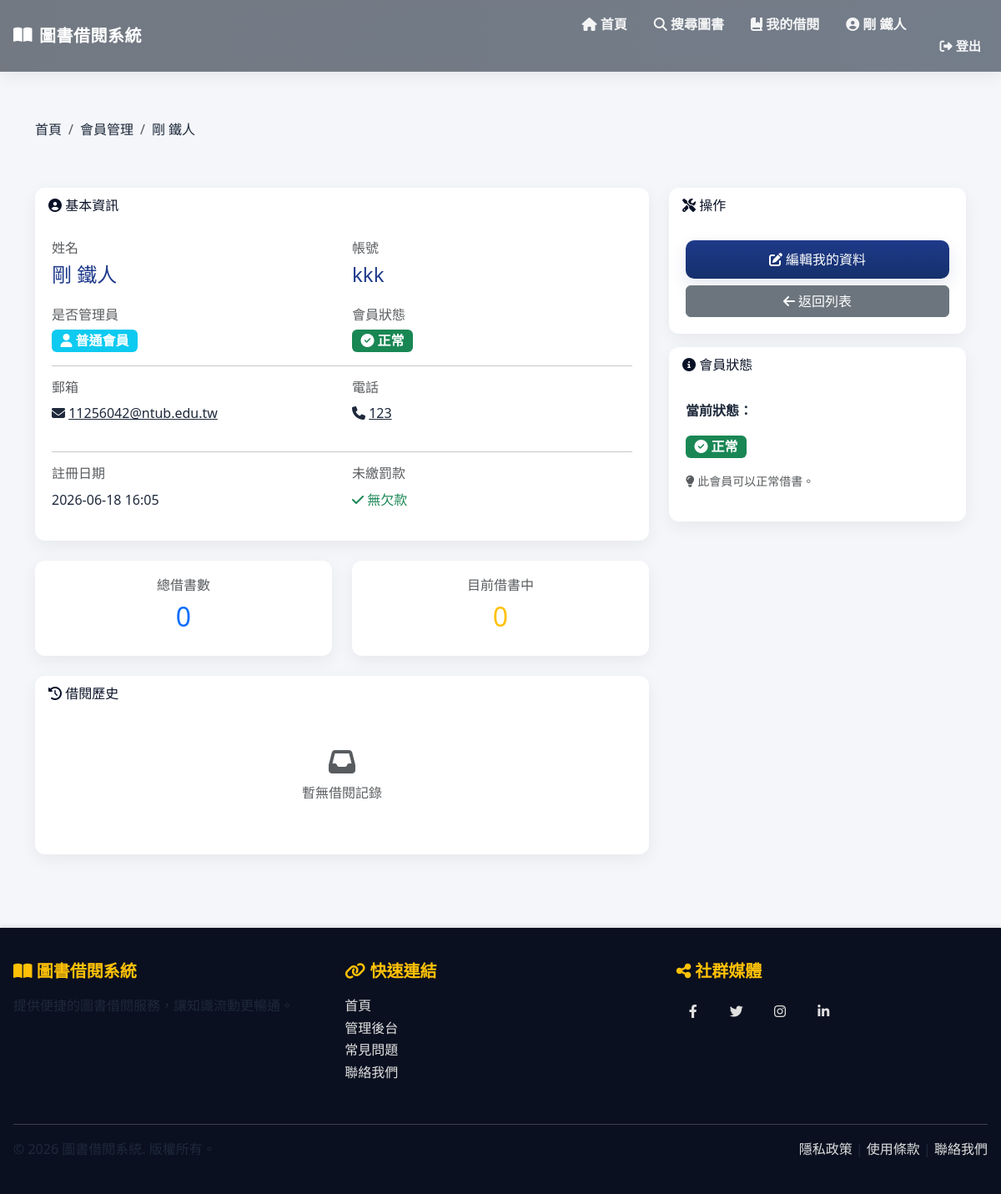
Page /members/4/ (signed in) on the earlier database version.
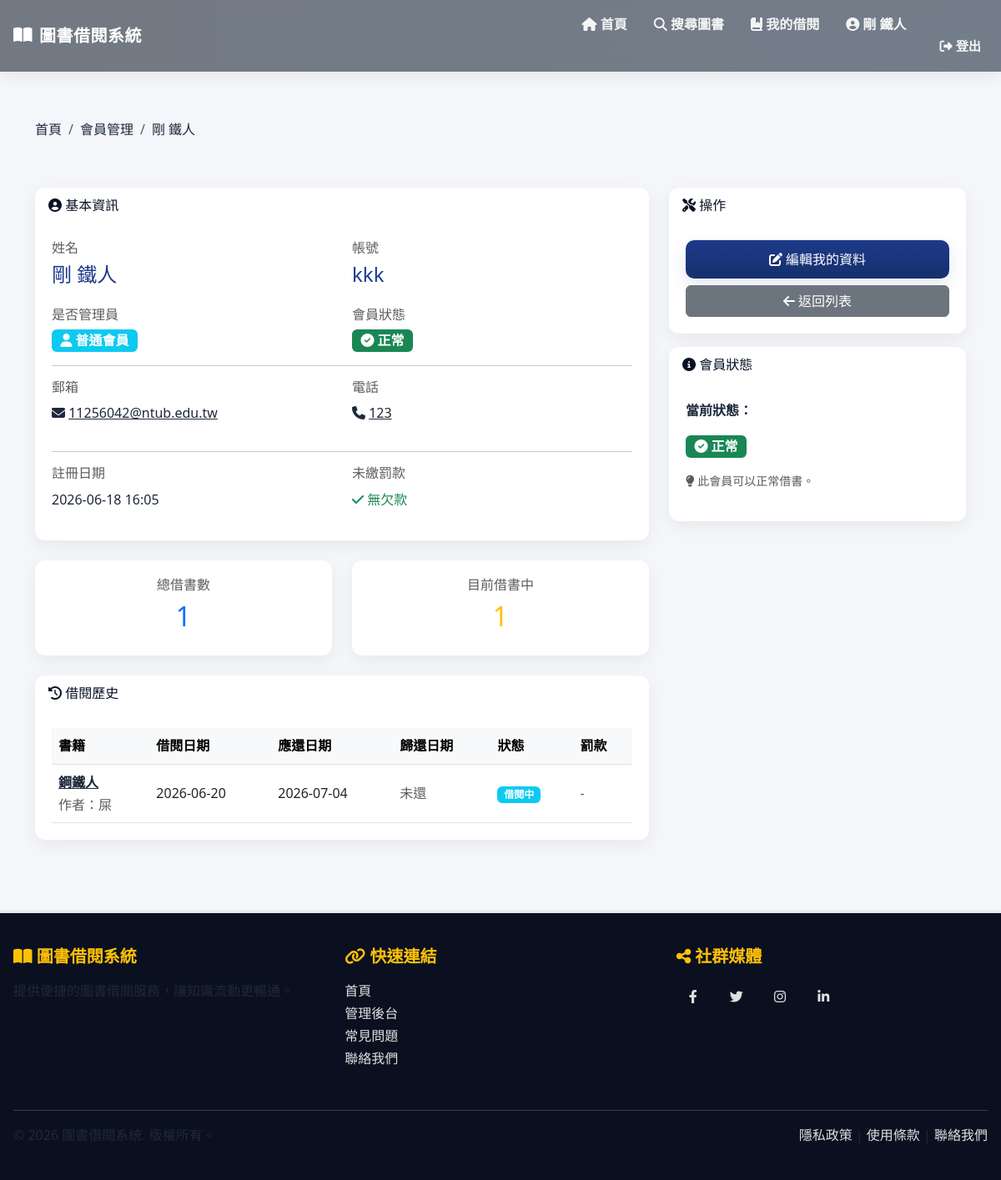
Same page on the later database version.
### library/models.py (models this page shows, shortened)
class BorrowRecord(models.Model):
    STATUS_CHOICES = [
        ('borrowing', '借閱中'),
        ('returned', '已歸還'),
        ('overdue', '已逾期'),
    ]
    member = models.ForeignKey(
        Member,
        on_delete=models.PROTECT,
        verbose_name='會員',
        help_text='借閱會員',
        related_name='borrow_records'
    )
    book = models.ForeignKey(
        Book,
        on_delete=models.PROTECT,
        verbose_name='圖書',
        help_text='被借閱的圖書',
        related_name='borrow_records'
    )
    borrow_date = models.DateTimeField(
        auto_now_add=True,
        verbose_name='借閱日期',
        help_text='借書時間'
    )
    due_date = models.DateField(
        verbose_name='應還日期',
        help_text='應該歸還的日期'
    )
    return_date = models.DateField(
        null=True,
        blank=True,
        verbose_name='實際歸還日期',
        help_text='實際歸還的日期（未歸還則為空）'
    )
    status = models.CharField(
        max_length=20,
        choices=STATUS_CHOICES,
        default='borrowing',
        verbose_name='狀態',
        help_text='借閱狀態（借閱中/已歸還/已逾期）'
    )
    overdue_fine = models.DecimalField(
        max_digits=10,
        decimal_places=2,
        default=0,
        verbose_name='逾期罰款金額',
        help_text='因逾期產生的罰款金額'
    )
    class Meta:
        verbose_name = '借閱紀錄'
        verbose_name_plural = '借閱紀錄'
        ordering = ['-borrow_date']
        indexes = [
            models.Index(fields=['member', 'status']),
            models.Index(fields=['book', 'status']),
        ]

class Book(models.Model):
    STATUS_CHOICES = [
        ('available', '上架'),
        ('unavailable', '下架'),
    ]
    title = models.CharField(
        max_length=200,
        verbose_name='書名',
        help_text='圖書標題'
    )
    author = models.CharField(
        max_length=100,
        verbose_name='作者',
        help_text='圖書作者名稱'
    )
    isbn = models.CharField(
        max_length=20,
        unique=True,
        verbose_name='ISBN',
        help_text='國際標準書號'
    )
    publisher = models.CharField(
        max_length=100,
        verbose_name='出版商',
        help_text='圖書出版社'
    )
    category = models.CharField(
        max_length=50,
        verbose_name='分類',
        help_text='圖書分類（如：文學、歷史、科技等）'
    )
    created_date = models.DateTimeField(
        auto_now_add=True,
        verbose_name='建檔日期',
        help_text='圖書建檔時間'
    )
    total_quantity = models.IntegerField(
        default=1,
        verbose_name='總數量',
        help_text='圖書館購入該書的總冊數'
    )
    available_quantity = models.IntegerField(
        default=1,
        verbose_name='庫存數量',
        help_text='該書目前可借用的冊數'
    )
    status = models.CharField(
        max_length=20,
        choices=STATUS_CHOICES,
        default='available',
        verbose_name='狀態',
        help_text='圖書當前狀態（上架/下架）'
    )
    class Meta:
        verbose_name = '圖書'
        verbose_name_plural = '圖書'
        ordering = ['-created_date']
        indexes = [
            models.Index(fields=['isbn']),
            models.Index(fields=['category']),
        ]

### library/views.py (the view, shortened to what this page needs)
# urls.py: path('members/<int:pk>/', views.MemberDetailView.as_view(), name='member_detail'),
class MemberDetailView(LoginRequiredMixin, UserPassesTestMixin, NoCacheMixin, DetailView):
    model = Member
    template_name = 'member/member_detail.html'
    context_object_name = 'member'
    def get_context_data(self, **kwargs):
        context = super().get_context_data(**kwargs)
        context['borrow_records'] = self.object.borrow_records.all().order_by('-borrow_date')
        context['total_borrows'] = self.object.borrow_records.count()
        context['active_borrows'] = self.object.borrow_records.filter(status='borrowing').count()
        return context
    def test_func(self):
        if self.request.user.is_staff or self.request.user.is_superuser:
            return True
        return self.get_object().user == self.request.user

### library/views.py (called while the page is built)
    def dispatch(self, request, *args, **kwargs):
        response = super().dispatch(request, *args, **kwargs)
        response['Cache-Control'] = 'no-cache, no-store, must-revalidate'
        response['Pragma'] = 'no-cache'
        response['Expires'] = '0'
        return response

### library/templates/member/member_detail.html (shortened to what the changed rows need)
{% extends "base.html" %}
{% block content %}
<div class="row">
    <div class="col-md-8">
        <div class="row mb-4">
            <div class="col-md-6">
                <div class="card text-center">
                    <div class="card-body">
                        <h6 class="text-muted">總借書數</h6>
                        <h2 class="text-primary">{{ total_borrows }}</h2>
                    </div>
                </div>
            </div>
            <div class="col-md-6">
                <div class="card text-center">
                    <div class="card-body">
                        <h6 class="text-muted">目前借書中</h6>
                        <h2 class="text-warning">{{ active_borrows }}</h2>
                    </div>
                </div>
            </div>
        </div>
        <div class="card">
            <div class="card-body">
                {% if borrow_records %}
                <div class="table-responsive">
                    <table class="table table-hover align-middle mb-0">
                        <thead class="table-light">
                            <tr>
                                <th>書籍</th>
                                <th>借閱日期</th>
                                <th>應還日期</th>
                                <th>歸還日期</th>
                                <th>狀態</th>
                                <th>罰款</th>
                            </tr>
                        </thead>
                        <tbody>
                            {% for record in borrow_records %}
                            <tr>
                                <td>
                                    <a href="{% url 'library:book_detail' record.book.pk %}">
                                        <strong>{{ record.book.title }}</strong>
                                    </a>
                                    <br>
                                    <small class="text-muted">作者：{{ record.book.author }}</small>
                                </td>
                                <td>{{ record.borrow_date|date:"Y-m-d" }}</td>
                                <td>{{ record.due_date|date:"Y-m-d" }}</td>
                                <td>
                                    {% if record.return_date %}
                                        {{ record.return_date|date:"Y-m-d" }}
                                    {% else %}
                                        <span class="text-muted">未還</span>
                                    {% endif %}
                                </td>
                                <td>
                                    {% if record.status == 'borrowing' %}
                                        <span class="badge bg-info">借閱中</span>
                                    {% elif record.status == 'returned' %}
                                        <span class="badge bg-success">已歸還</span>
                                    {% elif record.status == 'overdue' %}
                                        <span class="badge bg-danger">逾期</span>
                                    {% endif %}
                                </td>
                                <td>
                                    {% if record.overdue_fine > 0 %}
                                        <span class="badge bg-warning">NT$ {{ record.overdue_fine }}</span>
                                    {% else %}
                                        <span class="text-muted">-</span>
                                    {% endif %}
                                </td>
                            </tr>
                            {% endfor %}
                        </tbody>
                    </table>
                </div>
                {% else %}
                <div class="text-center py-4">
                    <i class="fas fa-inbox fa-2x mb-2 text-muted"></i>
                    <p class="text-muted">暫無借閱記錄</p>
                </div>
                {% endif %}
            </div>
        </div>
    </div>
</div>
{% endblock %}

Differences in the rows shown:
added BorrowRecord: book "鋼鐵人", book.author "屎", borrow_date "2026-06-20", due_date "2026-07-04", shows "未還", status "借閱中"
Other differences:
{{ total_borrows }}: "0" → "1"
{{ active_borrows }}: "0" → "1"
text no longer shown: "暫無借閱記錄"
text now shown: "書籍 借閱日期 應還日期 歸還日期 狀態 罰款"
